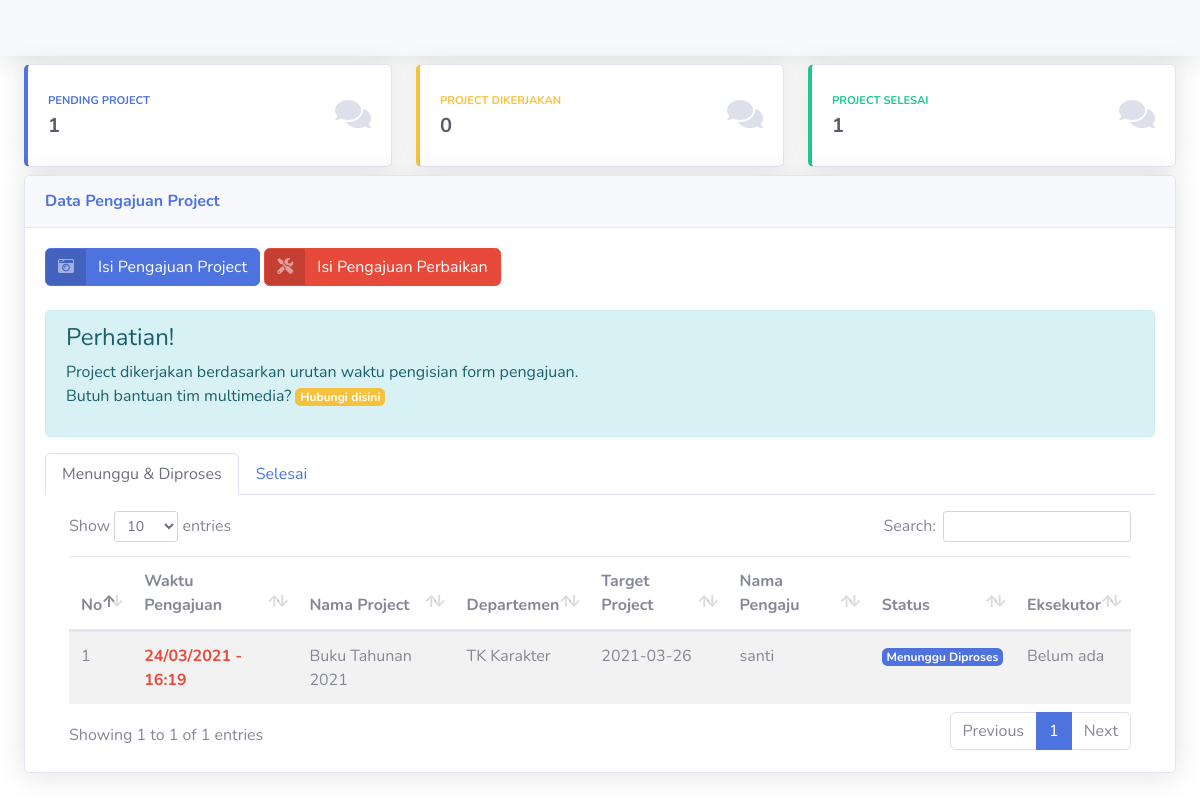
Before: / with the older database file.
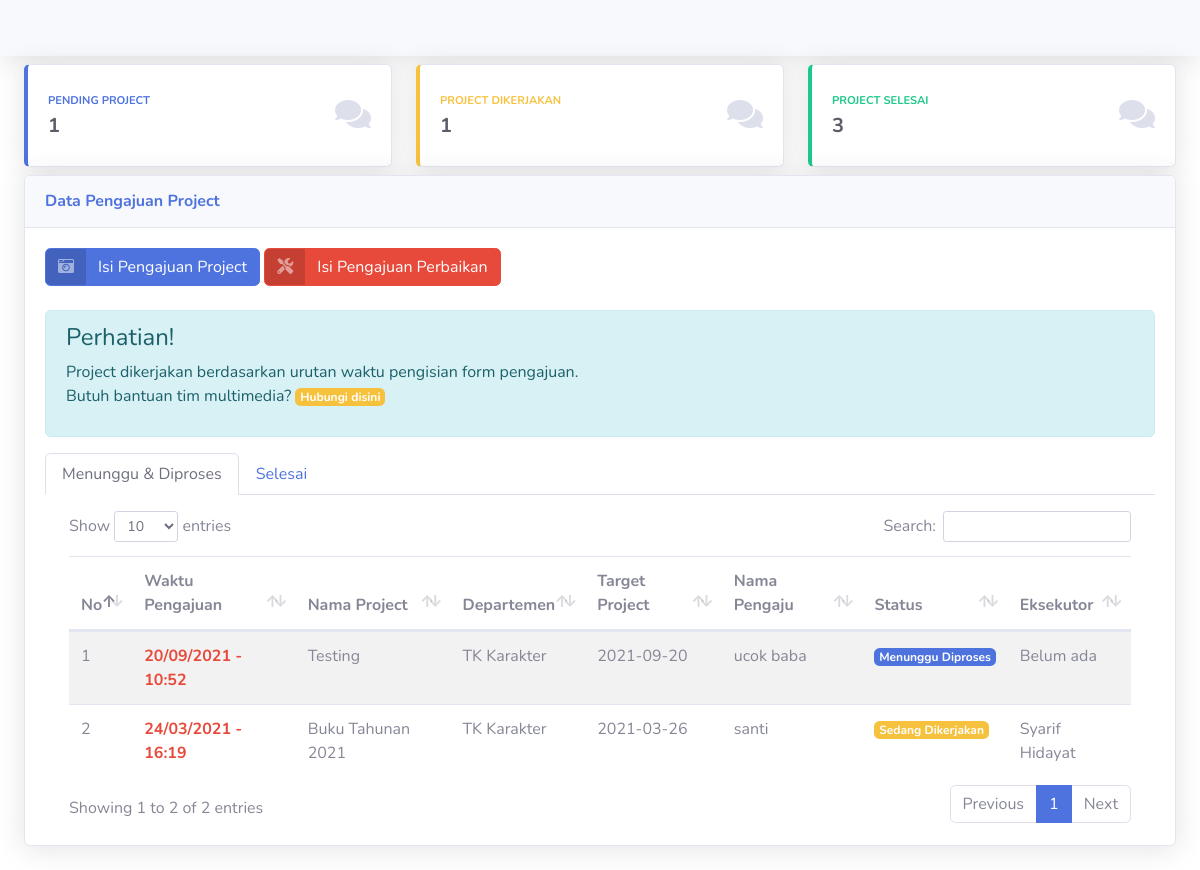
After: the same page with the newer database file.
### tables this page shows
CREATE TABLE `pengajuan` (
  `id` int(11) NOT NULL,
  `nama` varchar(120) NOT NULL,
  `id_departemen` int(11) NOT NULL,
  `id_pegawai` int(11) DEFAULT NULL,
  `nama_project` varchar(255) NOT NULL,
  `deskripsi` text NOT NULL,
  `storyboard` text NOT NULL,
  `target_project` varchar(255) NOT NULL,
  `link` text DEFAULT NULL,
  `id_jenis_project` longtext NOT NULL,
  `waktu_pengajuan` varchar(50) NOT NULL,
  `tempat` enum('Cimanggis','Tapos') NOT NULL,
  `status` enum('Menunggu Diproses','Sedang Dikerjakan','Selesai') NOT NULL
);

CREATE TABLE `departemen` (
  `id_departemen` int(11) NOT NULL,
  `nama_departemen` varchar(255) NOT NULL
);

CREATE TABLE `pegawai` (
  `id_pegawai` int(11) NOT NULL,
  `nama_pegawai` varchar(250) NOT NULL,
  `no_telp` varchar(20) NOT NULL,
  `foto` text DEFAULT NULL
);

### application/controllers/Home.php (called while the page is built, shortened)
<?php
class Home extends CI_Controller
{
	public function __construct()
	{
		$this->load->library('form_validation');
		$this->load->model('pengajuan_model', 'pengajuan');
	}
	public function index()
	{
		$data = array(
			'title' => "Multimedia",
			'departemen' => $this->db->get('departemen')->result_array(),
			'jenis_project' => $this->db->get('project')->result_array(),
		);
		$menunggu = $this->db->query("SELECT * FROM `pengajuan` JOIN `departemen`
                  ON `pengajuan`.`id_departemen` = `departemen`.`id_departemen` WHERE `pengajuan`.`status` = 'Menunggu Diproses'
                ");
		$diproses = $this->db->query("SELECT * FROM `pengajuan` JOIN `departemen`
                  ON `pengajuan`.`id_departemen` = `departemen`.`id_departemen` WHERE `pengajuan`.`status` = 'Sedang Dikerjakan'
                ");
		$selesai = $this->db->query("SELECT * FROM `pengajuan` JOIN `departemen`
                  ON `pengajuan`.`id_departemen` = `departemen`.`id_departemen` WHERE `pengajuan`.`status` = 'Selesai'
                ");
		$data['statusMenunggu'] = $menunggu->num_rows();
		$data['statusDikerjakan'] = $diproses->num_rows();
		$data['statusSelesai'] = $selesai->num_rows();
		$data['waktu'] =  date('d/m/Y - H:i');
		$data['pengajuan'] = $this->pengajuan->getPengajuan();
		$data['pengajuan_selesai'] = $this->pengajuan->getPengajuanSelesai();
		$data['kontak'] = $this->pengajuan->getKontak();
		$this->load->view('templates/auth_header', $data);
		$this->load->view('index', $data);
		$this->load->view('templates/auth_footer', $data);
	}
}

### index.php (called while the page is built, shortened)
<?php
require_once BASEPATH.'core/CodeIgniter.php';

### application/models/pengajuan_model.php (called while the page is built, shortened)
<?php
class Pengajuan_model extends CI_Model
{
    public function getPengajuan()
    {
        $query = "SELECT * FROM `pengajuan` JOIN `departemen`
                  ON `pengajuan`.`id_departemen` = `departemen`.`id_departemen`
                  JOIN `pegawai` ON `pengajuan`.`id_pegawai` = `pegawai`.`id_pegawai` WHERE `pengajuan`. `status` != 'Selesai' ORDER BY `waktu_pengajuan` ASC
                ";
        return $this->db->query($query)->result_array();
    }
}

### application/views/index.php (the view, shortened to what this page needs)
<body class="">
    <?php $this->load->view('templates/navbar') ?>
    <div class="container-fluid" id="container">
        <div class="row mt-2">
            <div class="col-xl-4 col-md-6 mb-2 card-status">
                <div class="card border-left-primary shadow h-100 py-2" id="card-menunggu">
                    <div class="card-body">
                        <div class="row no-gutters align-items-center">
                            <div class="col mr-2">
                                <div class="text-xs font-weight-bold text-primary text-uppercase mb-1">
                                    Pending Project</div>
                                <div class="h5 mb-0 font-weight-bold text-gray-800"><?= $statusMenunggu ?></div>
                            </div>
                            <div class="col-auto icon">
                                <i class="fas fa-comments fa-2x text-gray-300"></i>
                            </div>
                        </div>
                    </div>
                </div>
            </div>
            <div class="col-xl-4 col-md-6 mb-2 card-status">
                <div class="card border-left-warning shadow h-100 py-2" id="card-dikerjakan">
                    <div class="card-body">
                        <div class="row no-gutters align-items-center">
                            <div class="col mr-2">
                                <div class="text-xs font-weight-bold text-warning text-uppercase mb-1">
                                    Project Dikerjakan</div>
                                <div class="h5 mb-0 font-weight-bold text-gray-800"><?= $statusDikerjakan ?></div>
                            </div>
                            <div class="col-auto icon">
                                <i class="fas fa-comments fa-2x text-gray-300"></i>
                            </div>
                        </div>
                    </div>
                </div>
            </div>
            <div class="col-xl-4 col-md-6 mb-2 card-status">
                <div class="card border-left-success shadow h-100 py-2" id="card-selesai">
                    <div class="card-body">
                        <div class="row no-gutters align-items-center">
                            <div class="col mr-2">
                                <div class="text-xs font-weight-bold text-success text-uppercase mb-1">
                                    Project Selesai</div>
                                <div class="h5 mb-0 font-weight-bold text-gray-800"><?= $statusSelesai ?></div>
                            </div>
                            <div class="col-auto icon">
                                <i class="fas fa-comments fa-2x text-gray-300"></i>
                            </div>
                        </div>
                    </div>
                </div>
            </div>
        </div>
        <div class="card shadow mb-4">
            <div class="card-header py-3">
                <h6 class="m-0 font-weight-bold text-primary">Data Pengajuan Project</h6>
            </div>
            <div class="card-body">
                <a href="<?= base_url('home/project'); ?>" class="btn btn-primary btn-icon-split mb-4" id="btn-pengajuan">
                    <span class="icon text-white-50">
                        <i class="fas fa-camera-retro"></i>
                    </span>
                    <span class="text">Isi Pengajuan Project</span>
                </a>
                <a href="<?= base_url('maintenance'); ?>" class="btn btn-danger btn-icon-split mb-4" id="btn-perbaikan">
                    <span class="icon text-white-50">
                        <i class="fas fa-tools"></i>
                    </span>
                    <span class="text">Isi Pengajuan Perbaikan</span>
                </a>
                <div class="alert alert-info" role="alert" id="perhatian">
                    <h4 class="alert-heading">Perhatian!</h4>
                    <p>Project dikerjakan berdasarkan urutan waktu pengisian form pengajuan. <br>Butuh bantuan tim multimedia? <button class="badge badge-warning" style="border:none" data-toggle="modal" data-target="#kontakModal">Hubungi disini</button></p>
                </div>
                <ul class="nav nav-tabs mb-3" id="myTab" role="tablist">
                    <li class="nav-item" role="presentation">
                        <a class="nav-link active" id="home-tab" data-toggle="tab" href="#home" role="tab" aria-controls="home" aria-selected="true">Menunggu & Diproses</a>
                    </li>
                    <li class="nav-item" role="presentation">
                        <a class="nav-link" id="profile-tab" data-toggle="tab" href="#profile" role="tab" aria-controls="profile" aria-selected="false">Selesai</a>
                    </li>
                </ul>
                <div class="tab-content" id="myTabContent">
                    <div class="tab-pane fade show active" id="home" role="tabpanel" aria-labelledby="home-tab">
                        <div class="table-responsive" id="tabel-pengajuan">
                            <table class="table table-striped pengajuan" id="pengajuan" width="100%" cellspacing="0">
                                <thead>
                                    <tr>
                                        <th scope="col">No</th>
                                        <th scope="col">Waktu Pengajuan</th>
                                        <th scope="col">Nama Project</th>
                                        <th scope="col">Departemen</th>
                                        <th scope="col">Target Project</th>
                                        <th scope="col">Nama Pengaju</th>
                                        <th scope="col">Status</th>
                                        <th scope="col">Eksekutor</th>
                                    </tr>
                                </thead>
                                <tbody>
                                    <?php $no = 1; ?>
                                    <?php foreach ($pengajuan as $row) : ?>
                                        <tr>
                                            <td data-label="No"><?= $no++ ?></td>
                                            <td data-label="Waktu Pengajuan"><b class="text-danger"><?= $row['waktu_pengajuan']; ?></b></td>
                                            <td data-label="Nama Project"><?= $row['nama_project'] ?></td>
                                            <td data-label="Departemen"><?= $row['nama_departemen'] ?></td>
                                            <td data-label="Target"><?= $row['target_project'] ?></td>
                                            <td data-label="Nama"><?= $row['nama'] ?></td>
                                            <td data-label="Status">
                                                <p class="<?php
                                                            if ($row['status'] == 'Menunggu Diproses') {
                                                                echo 'badge badge-primary mb-0';
                                                            } else if ($row['status'] == 'Sedang Dikerjakan') {
                                                                echo 'badge badge-warning mb-0';
                                                            } else {
                                                                echo 'badge badge-success mb-0';
                                                            }
                                                            ?>" id="warna_status"><?= $row['status'] ?></p>
                                            </td>
                                            <td data-label="Eksekusi"><?= $row['nama_pegawai'] ?></td>
                                        </tr>
                                    <?php endforeach ?>
                                </tbody>
                            </table>
                        </div>
                    </div>
                </div>
            </div>
        </div>
    </div>

### application/views/templates/auth_header.php (shortened to what this page needs)
<!DOCTYPE html>
<html lang="en">
<head>
    <link href="<?= base_url('assets/'); ?>vendor/fontawesome-free/css/all.min.css" rel="stylesheet" type="text/css">
    <link href="<?= base_url('assets/'); ?>css/sb-admin-2.min.css" rel="stylesheet">
    <link href="<?= base_url('assets/'); ?>vendor/datatables/dataTables.bootstrap4.min.css" rel="stylesheet">
    <link href="<?= base_url('assets/'); ?>css/tabel.css" rel="stylesheet">
</head>

### application/views/templates/navbar.php (shortened to what this page needs)
<nav class="navbar navbar-light bg-light shadow">
    <a class="navbar-brand" href="#">
    </a>
</nav>

### application/views/templates/auth_footer.php (shortened to what this page needs)
<link rel="stylesheet" href="https://cdn.jsdelivr.net/npm/bootstrap-icons@1.5.0/font/bootstrap-icons.min.css">
<link href="https://cdn.jsdelivr.net/gh/kartik-v/bootstrap-fileinput@5.2.3/css/fileinput.min.css" media="all" rel="stylesheet" type="text/css" />
</body>
</html>

Changed rows visible on the page:
added pengajuan: waktu_pengajuan "20/09/2021 - 10:52", nama_project "Testing", id_departemen.nama_departemen "TK Karakter", target_project "2021-09-20", nama "ucok baba", status "Menunggu Diproses", id_pegawai.nama_pegawai "Belum ada"
changed pengajuan "santi": status "Menunggu Diproses" → "Sedang Dikerjakan"; id_pegawai.nama_pegawai "Belum ada" → "Syarif Hidayat"
Other visible differences:
$statusDikerjakan: "0" → "1"
$statusSelesai: "1" → "3"
text written by a page script: "Show entries Search: Showing 1 to 1 of 1 entries Previous 1 Next" → "Show entries Search: Showing 1 to 2 of 2 entries Previous 1 Next"
